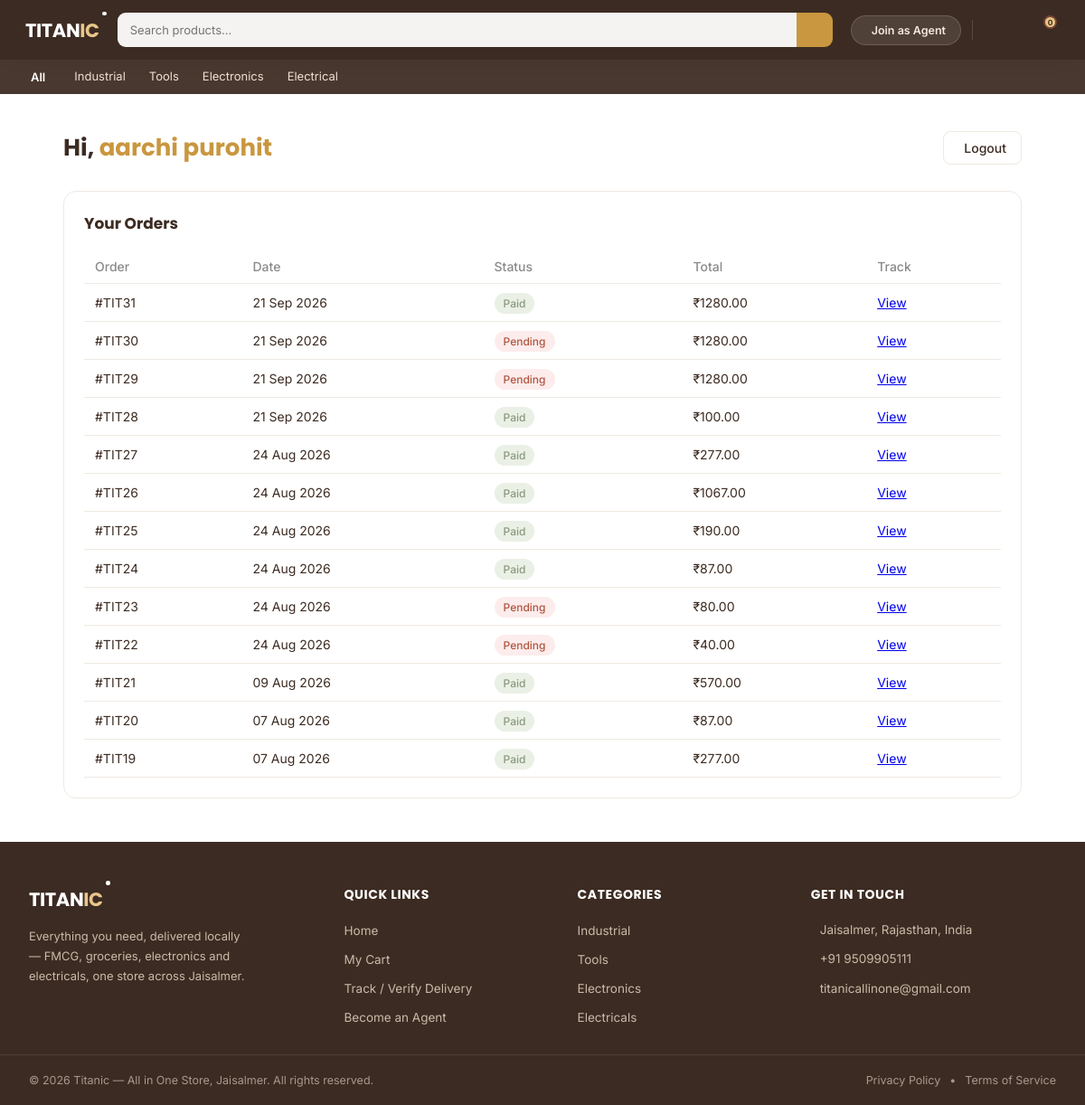
/customer/dashboard/ (signed in), run on an earlier commit of the app's database.
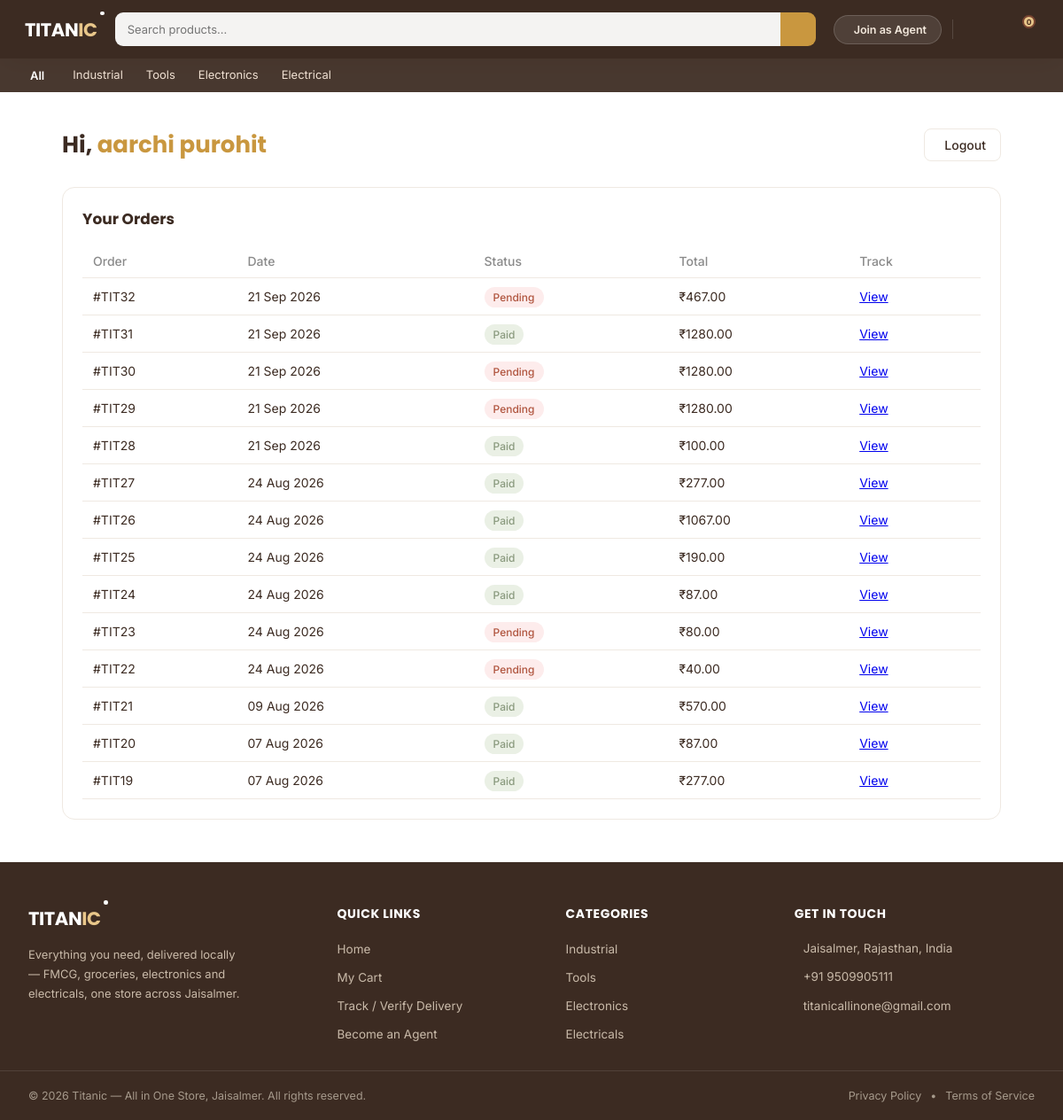
And on a later commit of the database.
### orders/models.py (models this page shows, shortened)
class Order(models.Model):
    STATUS_CHOICES = [
        ('pending', 'Pending'),
        ('paid', 'Paid'),
        ('shipped', 'Shipped'),
        ('delivered', 'Delivered'),
    ]
    customer = models.ForeignKey(User, null=True, blank=True, on_delete=models.SET_NULL, related_name='orders')
    full_name = models.CharField(max_length=100)
    phone = models.CharField(max_length=15)
    address = models.TextField()
    pincode = models.CharField(max_length=10)
    referred_by = models.ForeignKey(Agent, null=True, blank=True, on_delete=models.SET_NULL)
    status = models.CharField(max_length=20, choices=STATUS_CHOICES, default='pending')
    delivery_otp = models.CharField(max_length=6, null=True, blank=True)
    razorpay_order_id = models.CharField(max_length=100, null=True, blank=True)
    created_at = models.DateTimeField(auto_now_add=True)
    delivery_distance_km = models.DecimalField(max_digits=6, decimal_places=2, null=True, blank=True)
    convenience_charge = models.DecimalField(max_digits=10, decimal_places=2, default=0)

### customers/views.py (the view)
# urls.py: path('customer/dashboard/', views.customer_dashboard, name='customer_dashboard'),
@login_required(login_url='customer_login')
def customer_dashboard(request):
    if not hasattr(request.user, 'customer'):
        messages.error(request, 'Ye page sirf customers ke liye hai.')
        return redirect('customer_login')
    customer = request.user.customer
    orders = request.user.orders.all().order_by('-created_at')
    orders_with_total = []
    for order in orders:
        total = sum(item.price_at_purchase * item.quantity for item in order.items.all())
        orders_with_total.append({'order': order, 'total': total})
    return render(request, 'customers/dashboard.html', {
        'customer': customer,
        'orders_with_total': orders_with_total,
    })

### products/context_processors.py (called while the page is built)
def featured_categories(request):
    return {
        'featured_categories': {
            'industrial': Categories.objects.filter(parent=None, name__in=['Industrial', 'FMCG', 'Fmcg', 'Personal Care & Household']).first(),
            'tools': Categories.objects.filter(parent=None, name__in=['Tools', 'Groceries', 'Grocery']).first(),
            'electronics': Categories.objects.filter(parent=None, name__in=['Electronics']).first(),
            'electricals': Categories.objects.filter(parent=None, name__in=['Electrical', 'Electricals']).first(),
        }
    }

### customers/templates/customers/dashboard.html (shortened to what this page needs)
{% extends 'base.html' %}
{% load static %}
{% block content %}
<link rel="stylesheet" href="{% static 'customers/dashboard.css' %}">
<div class="dash-wrap">
    <div class="dash-header">
        <h1>Hi, <span>{{ customer.name }}</span></h1>
        <a href="{% url 'customer_logout' %}" class="dash-logout">
             Logout
        </a>
    </div>
    <div class="dash-section">
        <h3>Your Orders</h3>
        <table class="dash-table">
            <thead>
                <tr>
                    <th>Order</th>
                    <th>Date</th>
                    <th>Status</th>
                    <th>Total</th>
                    <th>Track</th>
                </tr>
            </thead>
            <tbody>
                {% for entry in orders_with_total %}
                <tr>
                    <td>#TIT{{ entry.order.id }}</td>
                    <td>{{ entry.order.created_at|date:"d M Y" }}</td>
                    <td><span class="badge badge-{{ entry.order.status }}">{{ entry.order.get_status_display }}</span></td>
                    <td>₹{{ entry.total }}</td>
                    <td><a href="{% url 'order_success' entry.order.id %}">View</a></td>
                </tr>
                {% empty %}
                <tr><td colspan="5" class="empty-row">No orders yet. Start shopping!</td></tr>
                {% endfor %}
            </tbody>
        </table>
    </div>
</div>
{% endblock %}

What changed in the data, as far as the page shows it:
added Order: order.id "32", order.created_at "21 Sep 2026", order.status "Pending", total "467.00"
